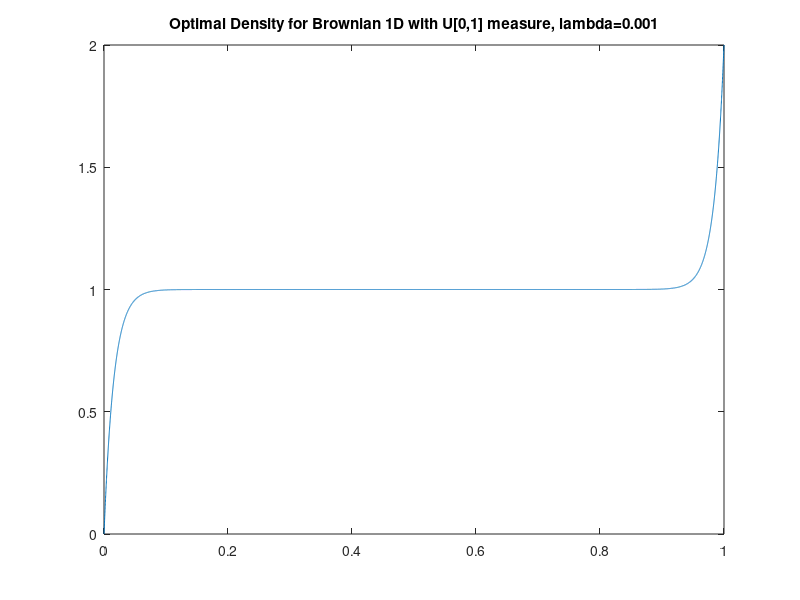

This figure's MATLAB source:
%Approximate optimal dist. for brownian kernel + U[0,1] measure

tic
figure(2);clf;
m = 10000; %Truncating point
if exist('lambda','var')==0
    lambda = 0.001;
end

x1 = 0:1/10000:1;

q = zeros(m,length(x1));
%(i,j)th entry is ei(xj)*(eval(i)/(eval(i)+lambda))

eval = zeros(m,1); %Eigenvalues
for i = 0:m-1
    eval(i+1) = 1/((i+0.5)*pi)^2;
end

for i = 0:m-1
    q(i+1,:) = (eval(i+1)/(eval(i+1)+lambda))*2*(sin((i+0.5)*pi*x1).^2);
end
toc

q = sum(q,1)/sum(eval./(eval+lambda)); %approx optimal density

plot(x1,q)
title(sprintf('Optimal Density for Brownian 1D with U[0,1] measure, lambda=%g',lambda))
%savefig('brownian_optimal')